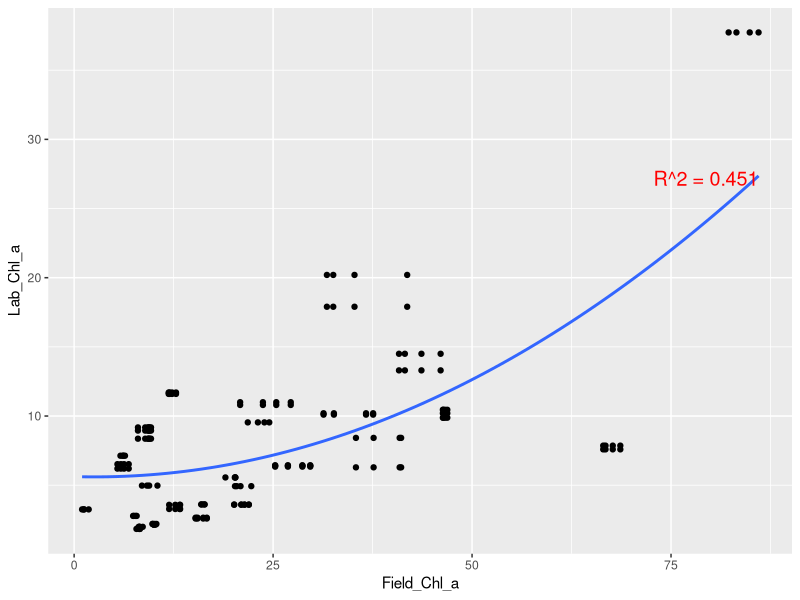
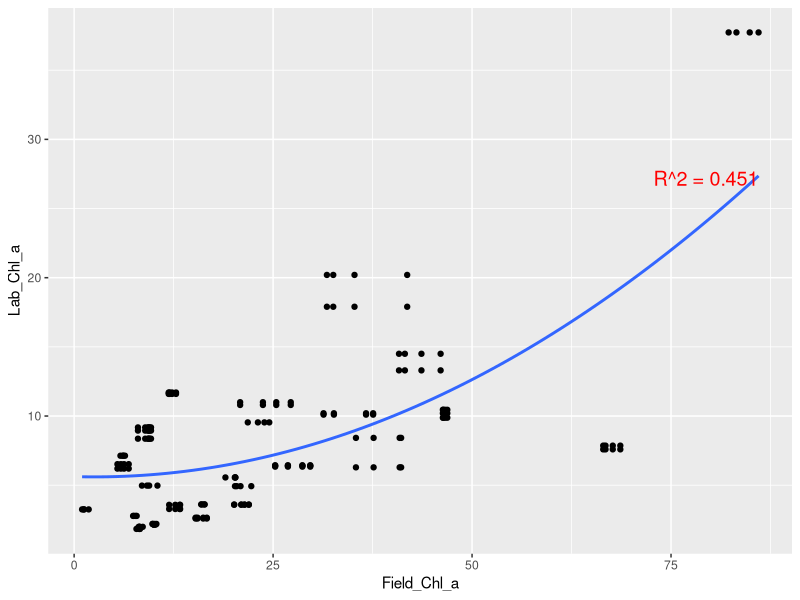
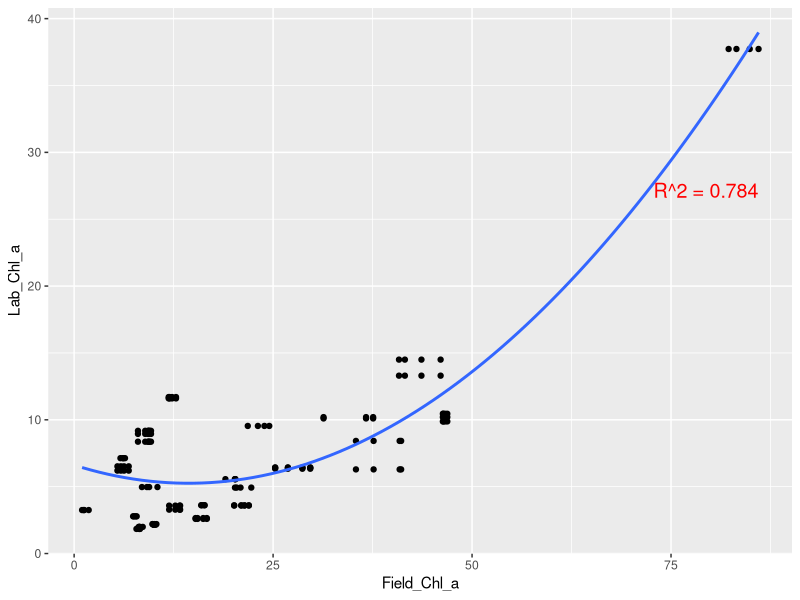
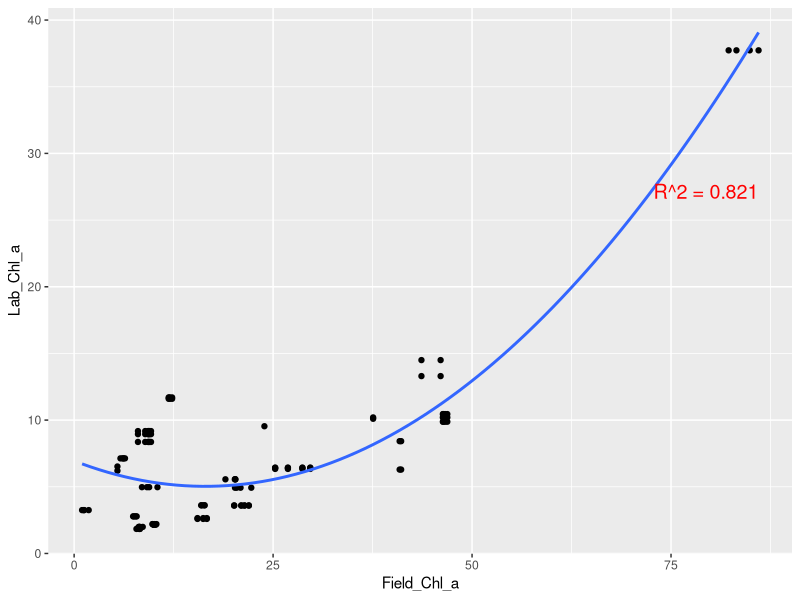
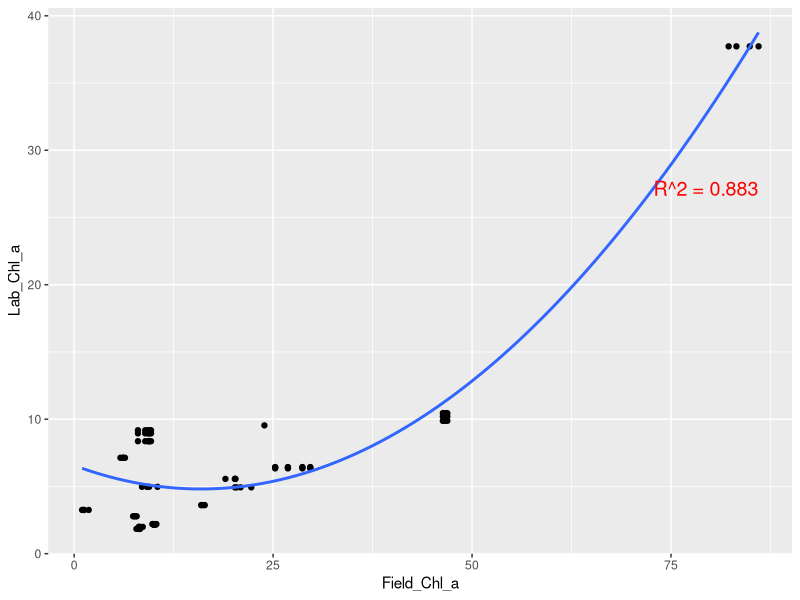
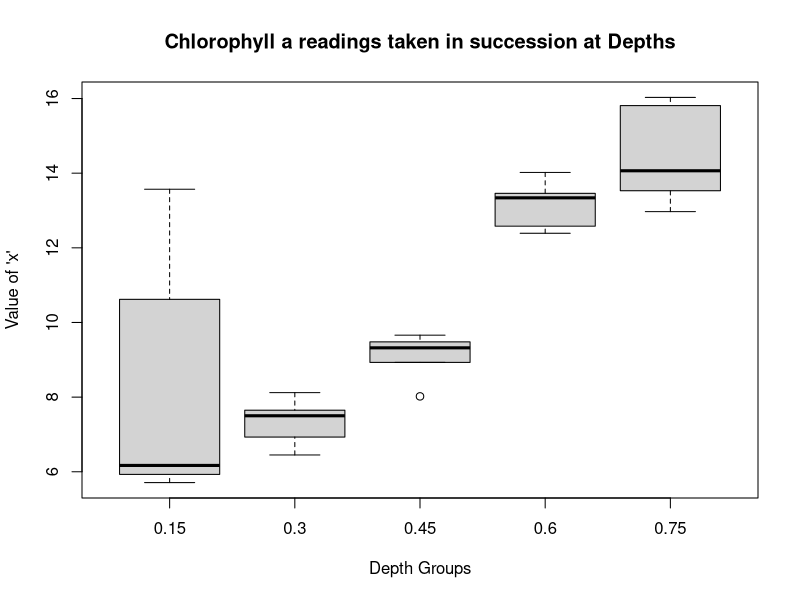
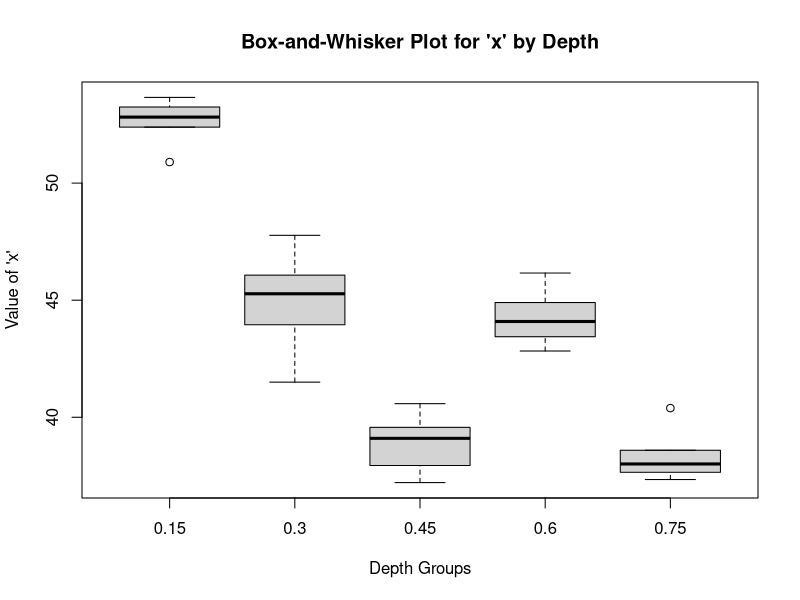

Recreate these plots in R, in order.
## ---- chunk 1
#| warning: false
#| echo: false

library(tidyverse)
library(knitr)
library(kableExtra)


Observations<- read_csv("Chla-Observations.csv")

kable(Observations)
## ---- chunk 2
#| warning: false
#| echo: false
library(tidyverse)
library(readr)

Observations<- read_csv("Chla-Observations.csv")

lm_model<-lm(Lab_Chl_a~poly(Field_Chl_a,2,raw=TRUE),data=Observations)
r_squared<-summary(lm_model)$r.squared 
r_squared_label <- paste("R^2 =", round(r_squared, 3))

ggplot(
  data=Observations,
  mapping=aes(x=Field_Chl_a, y=Lab_Chl_a)
)+
  geom_point()+
  geom_smooth(method="lm",formula=y~poly(x,2,raw=TRUE),se=FALSE)+
  annotate("text", x = max(Observations$Field_Chl_a, na.rm = TRUE), y = max(Observations$Lab_Chl_a, na.rm = TRUE) - 10, label=r_squared_label, hjust = 1, vjust = 1, size = 5, color = "red")
  

## ---- chunk 3
#| warning: false
#| echo: false
library(tidyverse)
library(readr)

Observations<- read_csv("Chla-Observations.csv")

lm_model<-lm(Lab_Chl_a~poly(Field_Chl_a,2,raw=TRUE),data=Observations)
r_squared<-summary(lm_model)$r.squared 
r_squared_label <- paste("R^2 =", round(r_squared, 3))

ggplot(
  data=Observations,
  mapping=aes(x=Field_Chl_a, y=Lab_Chl_a)
)+
  geom_point()+
  geom_smooth(method="lm",formula=y~poly(x,2,raw=TRUE),se=FALSE)+
  annotate("text", x = max(Observations$Field_Chl_a, na.rm = TRUE), y = max(Observations$Lab_Chl_a, na.rm = TRUE) - 10, label=r_squared_label, hjust = 1, vjust = 1, size = 5, color = "red")


Observations<- read_csv("Chla-Observations.csv")

Observations <- Observations %>% mutate(depth_category = ifelse(Depth >= 0.15, "Deep", "Shallow"))
Obs_filtered1 <- Observations %>% filter(depth_category == "Deep")

lm_model<-lm(Lab_Chl_a~poly(Field_Chl_a,2,raw=TRUE),data=Obs_filtered1)
r_squared<-summary(lm_model)$r.squared 
r_squared_label <- paste("R^2 =", round(r_squared, 3))

ggplot(
  data=Obs_filtered1,
  mapping=aes(x=Field_Chl_a, y=Lab_Chl_a)
)+
  geom_point()+
  geom_smooth(method="lm",formula=y~poly(x,2,raw=TRUE),se=FALSE)+
  annotate("text", x = max(Obs_filtered1$Field_Chl_a, na.rm = TRUE), y = max(Obs_filtered1$Lab_Chl_a, na.rm = TRUE) - 10, label=r_squared_label, hjust = 1, vjust = 1, size = 5, color = "red")


Observations<- read_csv("Chla-Observations.csv")

Observations <- Observations %>% mutate(depth_category = ifelse(Depth >= 0.3, "Deep", "Shallow"))
Obs_filtered2 <- Observations %>% filter(depth_category == "Deep")

lm_model<-lm(Lab_Chl_a~poly(Field_Chl_a,2,raw=TRUE),data=Obs_filtered2)
r_squared<-summary(lm_model)$r.squared 
r_squared_label <- paste("R^2 =", round(r_squared, 3))

ggplot(
  data=Obs_filtered2,
  mapping=aes(x=Field_Chl_a, y=Lab_Chl_a)
)+
  geom_point()+
  geom_smooth(method="lm",formula=y~poly(x,2,raw=TRUE),se=FALSE)+
  annotate("text", x = max(Obs_filtered2$Field_Chl_a, na.rm = TRUE), y = max(Obs_filtered2$Lab_Chl_a, na.rm = TRUE) - 10, label=r_squared_label, hjust = 1, vjust = 1, size = 5, color = "red")




Observations<- read_csv("Chla-Observations.csv")

Observations <- Observations %>% mutate(depth_category = ifelse(Depth >= 0.4, "Deep", "Shallow"))
Obs_filtered <- Observations %>% filter(depth_category == "Deep")

lm_model<-lm(Lab_Chl_a~poly(Field_Chl_a,2,raw=TRUE),data=Obs_filtered)
r_squared<-summary(lm_model)$r.squared 
r_squared_label <- paste("R^2 =", round(r_squared, 3))

ggplot(
  data=Obs_filtered,
  mapping=aes(x=Field_Chl_a, y=Lab_Chl_a)
)+
  geom_point()+
  geom_smooth(method="lm",formula=y~poly(x,2,raw=TRUE),se=FALSE)+
  annotate("text", x = max(Obs_filtered$Field_Chl_a, na.rm = TRUE), y = max(Obs_filtered$Lab_Chl_a, na.rm = TRUE) - 10, label=r_squared_label, hjust = 1, vjust = 1, size = 5, color = "red")

## ---- chunk 4
#| warning: false
#| echo: false
library(tidyverse)
library(readr)

DepthSR64<-read_csv("DepthSR64.csv")

boxplot(field_chl_a ~ DEPTH, data=DepthSR64, 
        main = "Chlorophyll a readings taken in succession at Depths",
        xlab = "Depth Groups", ylab = "Value of 'x'")

DepthFHR<-read_csv("DepthFHR.csv")

boxplot(field_chl_a ~ DEPTH, data=DepthFHR, 
        main = "Box-and-Whisker Plot for 'x' by Depth",
        xlab = "Depth Groups", ylab = "Value of 'x'")
## ---- chunk 5
#| warning: false
#| echo: false

library(ggplot2)
history<-read.csv("history.csv")

sd_value<-sd(history$Result)
sd_value
results_df <- data.frame(
  Standard_Deviation = sd_value,
  Lower_End_CI = mean(history$Result) - 2 * sd_value,
  Higher_End_CI = mean(history$Result) + 2 * sd_value
)

print(results_df)
